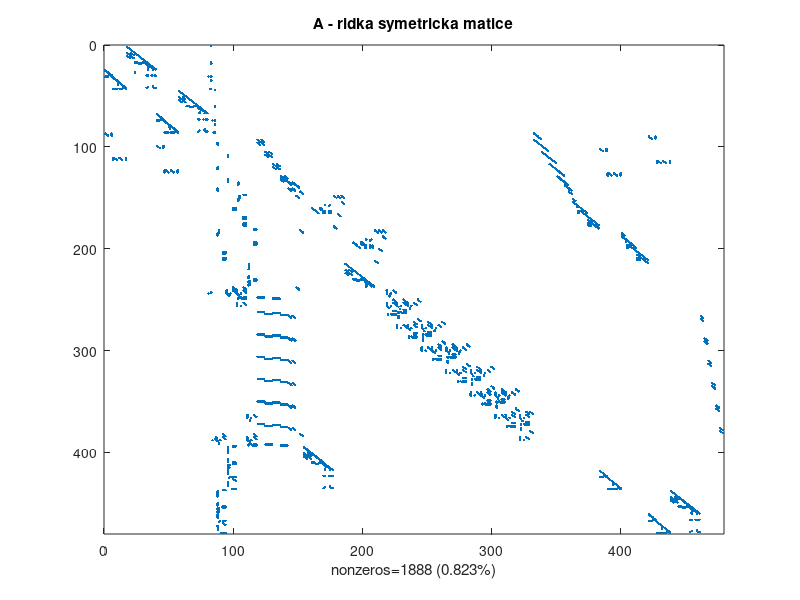
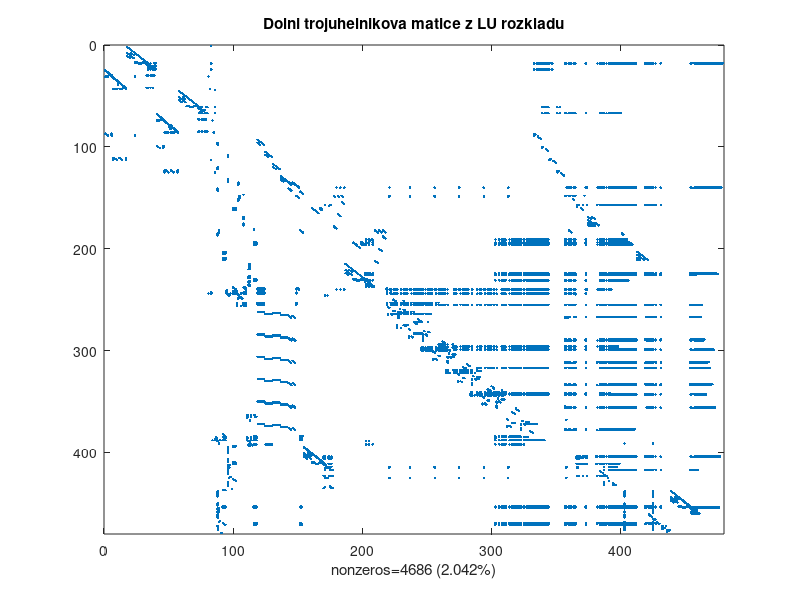
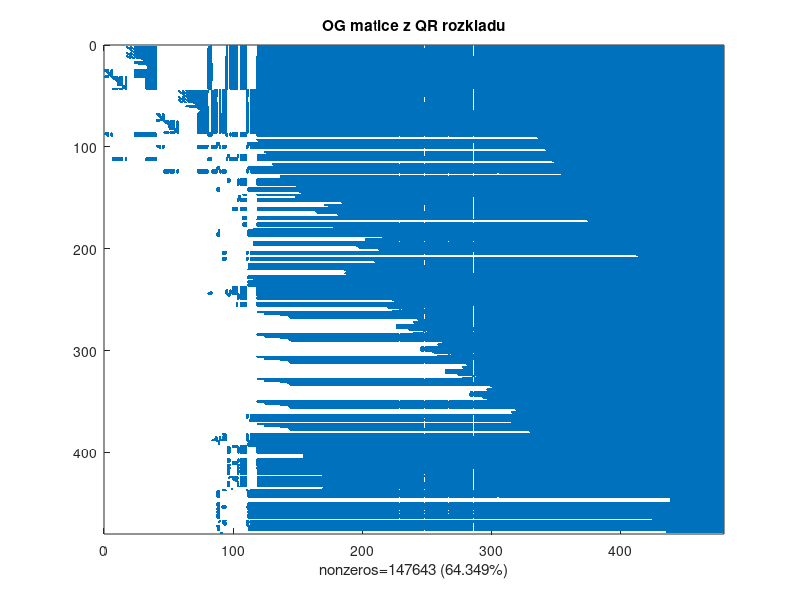
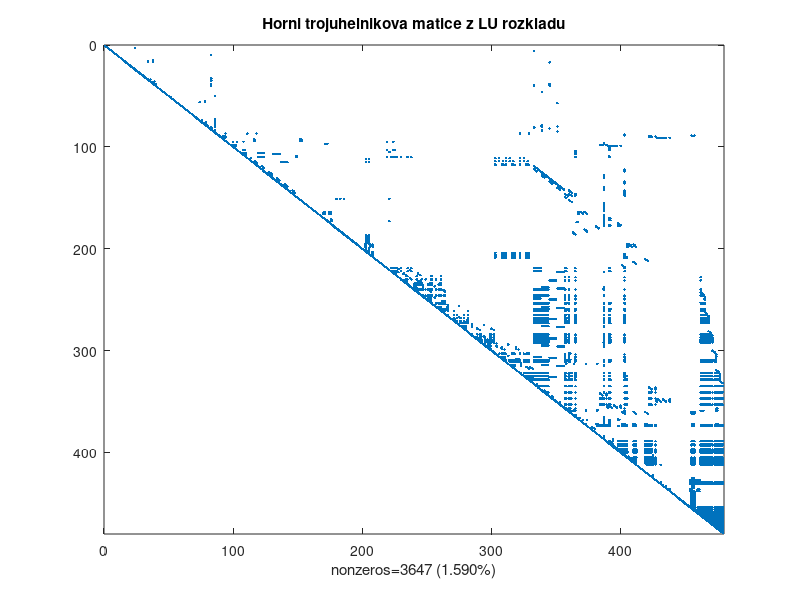

Here is the MATLAB script that generated these plots, in order:
function ridkaMat
% porovnani zaplneni QR rozkladu (pomoci mG-S) a LU rozkladu (tedy maticoveho zapisu Gaussovy eliminace)

load('west0479.mat')
A = west0479;

[Q,R] = mGS(A); 
[L,U] = lu(A); 

velikost_A = size(A)

pct = 100 / numel(A);


clf; 
figure(1);
spy(A), title('A - ridka symetricka matice')
nz = nnz(A);
xlabel(sprintf('nonzeros=%d (%.3f%%)',nz,nz*pct));

pause;


figure(2);
spy(L), title('Dolni trojuhelnikova matice z LU rozkladu')
nz = nnz(L);
xlabel(sprintf('nonzeros=%d (%.3f%%)',nz,nz*pct));

pause;

figure(3);
spy(Q), title('OG matice z QR rozkladu')
nz = nnz(Q);
xlabel(sprintf('nonzeros=%d (%.3f%%)',nz,nz*pct));

pause;

figure(4);
spy(U), title('Horni trojuhelnikova matice z LU rozkladu')
nz = nnz(U);
xlabel(sprintf('nonzeros=%d (%.3f%%)',nz,nz*pct));

pause;

figure(5);
spy(R), title('Horni trojuhelnikova matice z QR rozkladu')
nz = nnz(R);
xlabel(sprintf('nonzeros=%d (%.3f%%)',nz,nz*pct));

end

% modifikovaný Gram-Schmidt
function [Q, R] = mGS(A)
m = size(A,2); % pocet sloupcù matice A

Q = zeros(size(A));
R = zeros(size(A,2));

R(1,1) = norm(A(:,1));
Q(:,1) = A(:,1)/R(1,1);

for k = 2:m
    temp = A(:,k); % k-tý sloupec matice A, který bude ortogonalizován
    for j = 1:k-1 % v MGS se tomuto for-cyklu nelze, narozdíl od cCG, vyhnout
        R(j,k) = Q(:,j)'*temp;
        temp = temp - R(j,k)*Q(:,j);
    end
    R(k,k) = norm(temp);
    Q(:,k) = temp/R(k,k);
end
end
